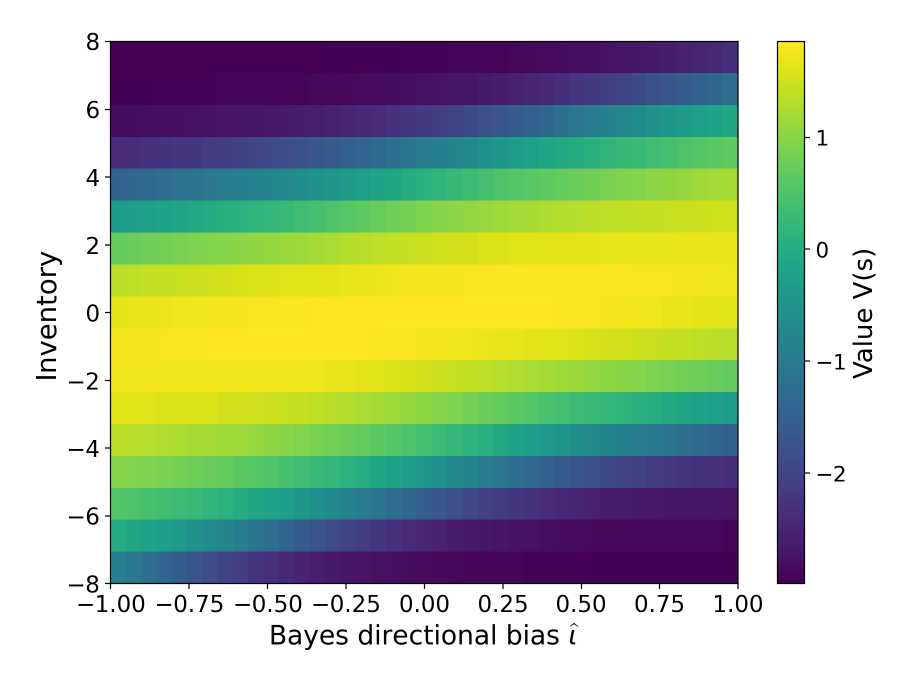
#> input picture paper/figures/p_buy_mhat_vs_inv.png, 1821 x 1367 px, found by its file name (shown at 1/2 size)
$ python relabel_iota_raster.py
#> lines starting #> are read from the running program, lines starting #| are printed output that depends on the picture
#> in surgery, img is the input picture: PIL image 1821x1367 RGB; mean R, G, B 172.2, 187.7, 155.6
#> in surgery, `wb = Image.new("RGB", (c1 - c0 + 2 * pad, r1 - r0 + 2 * pad), (255, 25..`: wb: PIL image 797x66 RGB; every value is 255
#!/usr/bin/env python3
"""
Raster label surgery: replace ONLY the flow-bias axis title "Bayes directional
bias m_hat" -> "Bayes directional bias $\\widehat{\\iota}$" on two heatmaps,
WITHOUT touching a single data/colormap/colorbar pixel.

Why raster surgery (not re-render): the paper heatmaps were produced by the
trainer DeepSarsaQRunner_REGIME.py at a config we cannot reproduce byte-exactly
(different figsize/base_state than the standalone viz), so any re-render would
change the data. Overwriting just the title text in the bottom/left MARGIN is
the only method that guarantees the plotted values are identical.

The replacement label is rendered by matplotlib itself (same DejaVu Sans font +
mathtext engine as the original), scaled to the original title's pixel size, and
pasted centered in the whited-out title box.
"""
from pathlib import Path
import numpy as np
import matplotlib
matplotlib.use("Agg")
import matplotlib.pyplot as plt
from PIL import Image

PAPER = Path("/Users/felipemoret/Desktop/extended_first_abstract_RLMM")
OUT = Path("/private/tmp/claude-501/-Users-felipemoret-Desktop-extended-first-abstract-RLMM/"
           "a518939f-1993-4689-a288-5dac028de335/scratchpad")
OUT.mkdir(parents=True, exist_ok=True)
NEW = r"Bayes directional bias $\widehat{\iota}$"


def render_text(text, rotation, target_px, axis):
    """Render `text` (mathtext ok) on transparent bg, tight-cropped, then scale so
    that its extent along `axis` ('h'=height, 'w'=width) equals target_px."""
#> called with text = 'Bayes directional bias $\\widehat{\\iota}$', rotation = 0, target_px = 54, axis = 'h'
    fig = plt.figure(figsize=(12, 3), dpi=300)
    fig.patch.set_alpha(0.0)
    t = fig.text(0.5, 0.5, text, ha="center", va="center", rotation=rotation,
                 fontsize=40, color="black")
    fig.canvas.draw()
    import io
    buf = io.BytesIO()
    fig.savefig(buf, format="png", transparent=True, bbox_inches="tight", pad_inches=0.02)
    plt.close(fig)
    buf.seek(0)
    im = Image.open(buf).convert("RGBA")
    # tight crop to non-transparent
    alpha = np.asarray(im)[:, :, 3]
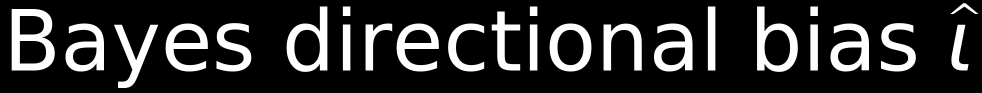
#> alpha: shape (185, 1963) (shown at 1/2 size); min 0, max 255, mean 46.2
    ys, xs = np.where(alpha > 10)
    im = im.crop((xs.min(), ys.min(), xs.max() + 1, ys.max() + 1))
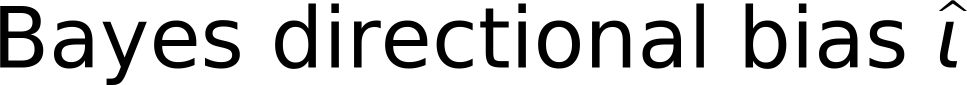
#> im: PIL image 1934x170 RGBA (shown at 1/2 size); mean R, G, B, A 200.5, 200.5, 200.5, 51; transparent parts drawn white
    w, h = im.size
#> w = 1934; h = 170
    scale = target_px / (h if axis == "h" else w)
#> scale = 0.318
    im = im.resize((max(1, int(round(w * scale))), max(1, int(round(h * scale)))), Image.LANCZOS)
#> im: PIL image 614x54 RGBA
    return im


def surgery(fname, box, rotation, axis, pad=6):
    """box = (col0,row0,col1,row1) of the ORIGINAL title text."""
    c0, r0, c1, r1 = box
    img = Image.open(PAPER / fname).convert("RGB")
    # white-out the title box (+pad), staying in the margin
    wb = Image.new("RGB", (c1 - c0 + 2 * pad, r1 - r0 + 2 * pad), (255, 255, 255))
    img.paste(wb, (c0 - pad, r0 - pad))
    # target size = original title extent along its long axis
    target = (r1 - r0) if axis == "h" else (c1 - c0)   # x-title: match height; y-title(rot): match width
    lbl = render_text(NEW, rotation, target, axis)
    cx = (c0 + c1) // 2
    cy = (r0 + r1) // 2
    img.paste(lbl, (cx - lbl.size[0] // 2, cy - lbl.size[1] // 2), lbl)
    out = OUT / fname
    img.save(out)
    print(f"  wrote {out}  (label box {box}, new-label size {lbl.size})")
#> (printed output is left out)


# p_buy_mhat_vs_inv: X-title (horizontal) at rows 1246..1300, cols 458..1243
surgery("p_buy_mhat_vs_inv.png", (458, 1246, 1243, 1300), rotation=0, axis="h")
# bayes_m_vs_spread: Y-title (rotated 90) at cols 65..119, rows 232..1017
surgery("bayes_m_vs_spread.png", (65, 232, 119, 1017), rotation=90, axis="w")
#> call 2 of surgery, with fname = 'bayes_m_vs_spread.png', box = (65, 232, 119, 1017), rotation = 90, axis = 'w', pad = 6
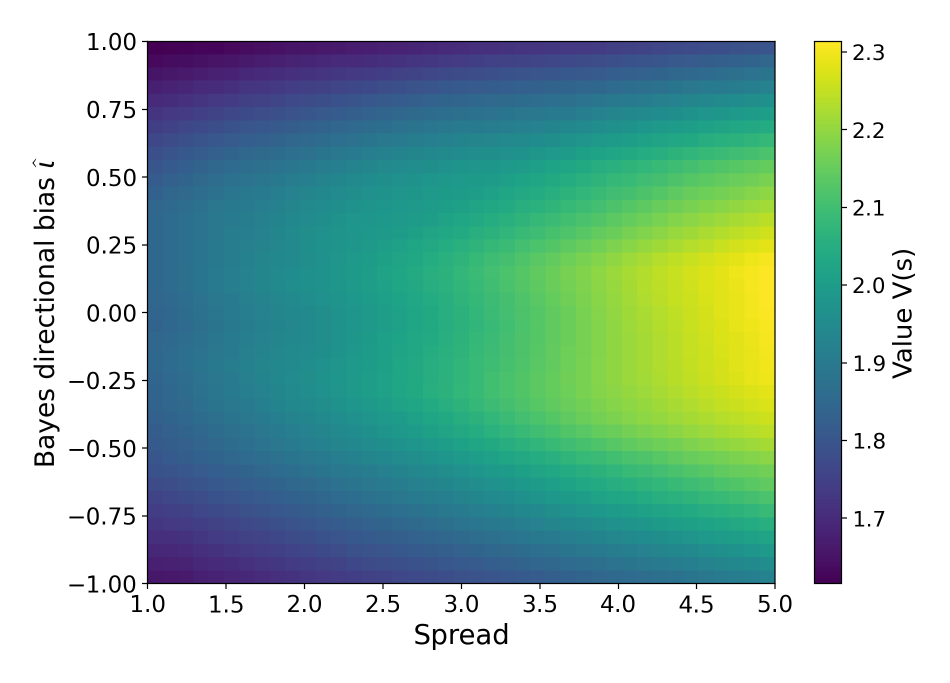
#> input picture paper/figures/bayes_m_vs_spread.png, 1900 x 1366 px, found by its file name (shown at 1/2 size)
#> in surgery, img is the input picture: PIL image 1900x1366 RGB; mean R, G, B 148.4, 188.3, 177.2
#> in surgery (call 2), `wb = Image.new("RGB", (c1 - c0 + 2 * pad, r1 - r0 + 2 * pad), (255, 25..`: wb: PIL image 66x797 RGB; every value is 255
#> call 2 of render_text, with text = 'Bayes directional bias $\\widehat{\\iota}$', rotation = 90, target_px = 54, axis = 'w'
#> in render_text (call 2), `im = Image.open(buf).convert("RGBA")`:
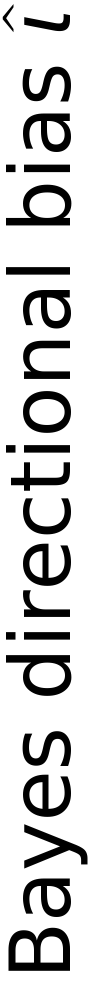
#> im: PIL image 185x1963 RGBA (shown at 1/2 size); mean R, G, B, A 205.8, 205.8, 205.8, 45.9; transparent parts drawn white
#> in render_text (call 2), `alpha = np.asarray(im)[:, :, 3]`:
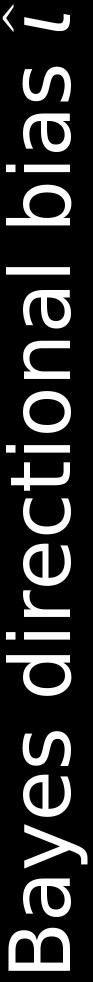
#> alpha: shape (1963, 185) (shown at 1/2 size); min 0, max 254, mean 45.9
#> in render_text (call 2), `im = im.crop((xs.min(), ys.min(), xs.max() + 1, ys.max() + 1))`:
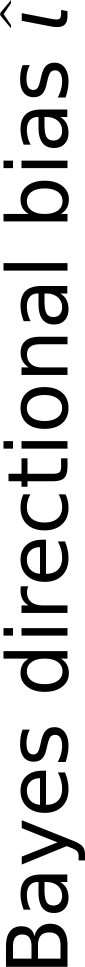
#> im: PIL image 170x1934 RGBA (shown at 1/2 size); mean R, G, B, A 200.6, 200.6, 200.6, 50.7; transparent parts drawn white
#> in render_text (call 2), `im = im.resize((max(1, int(round(w * scale))), max(1, int(round(h * sc..`:
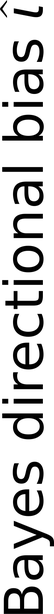
#> im: PIL image 54x614 RGBA; mean R, G, B, A 0, 0, 0, 50.8; transparent parts drawn white
#> (printed output is left out)
print("done -> scratch (verify before copying over the paper figures)")
